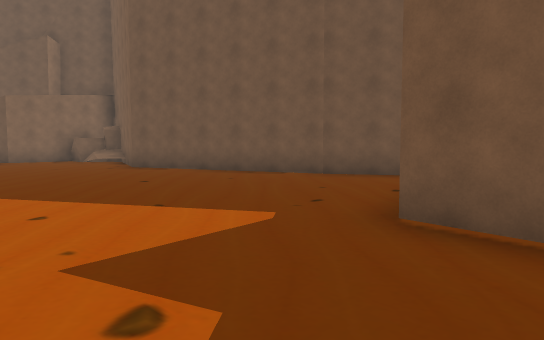
[1] (above)

21 first-person views from a walk through a scene from a Unity 3-D project. The camera is 1.4 m above the floor, tilts 4° down and sees 70° across. The floor is counted in squares, 2 m on a side. Each view is taken from the middle of a square. On the plan, view 1 faces up. The plan holds only what a view shows up to about 11 squares ahead; the rest is blank. The place goes on beyond the plan. The player is left out.

[2]
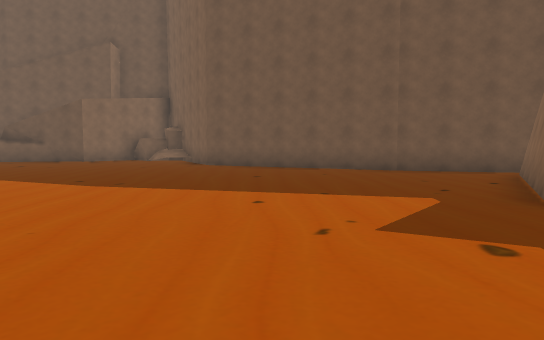

[3]
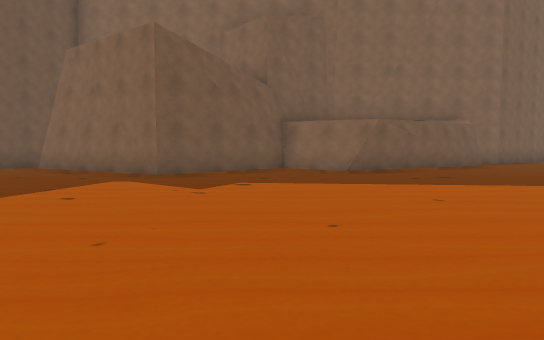

[4]
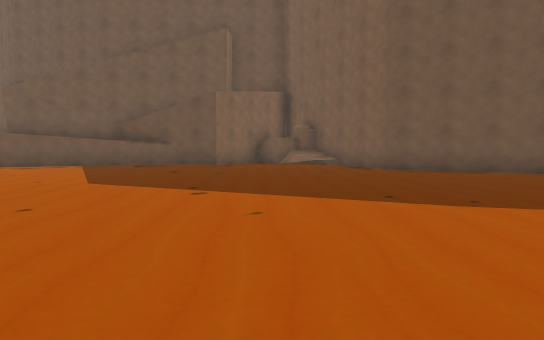

[5]
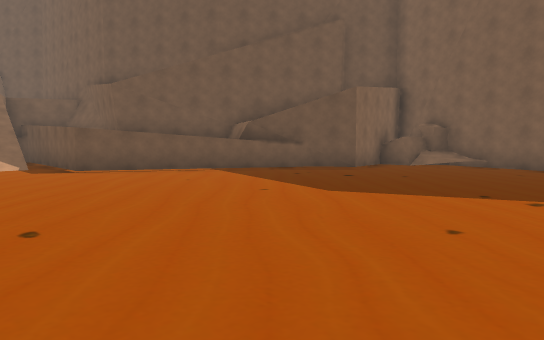

[6]
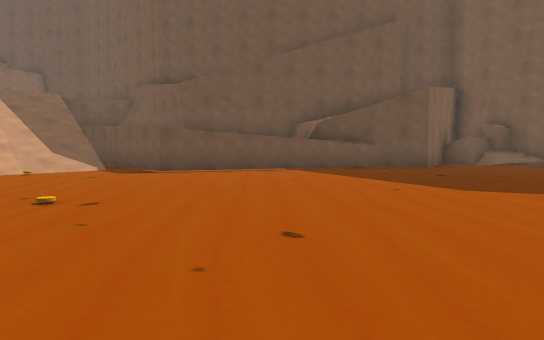

[7]
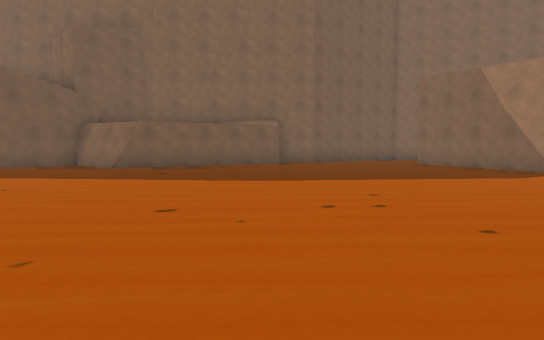

[8]
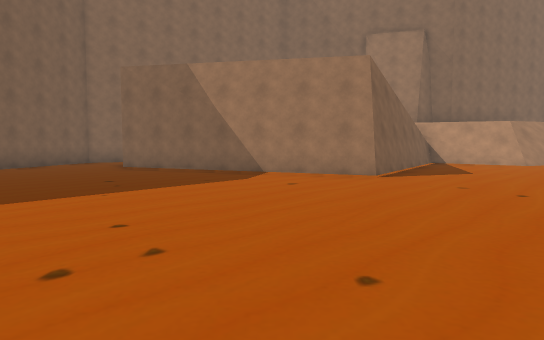

[9]
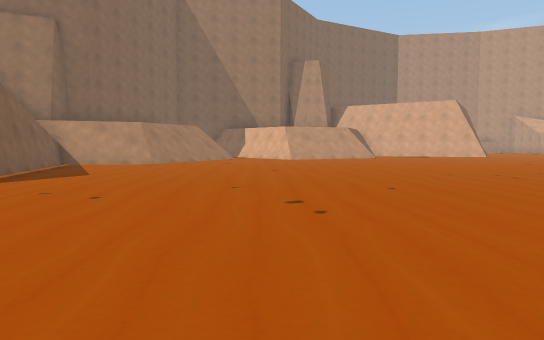

[10]
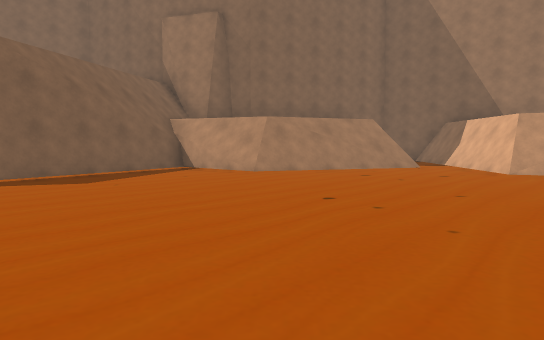

[11]
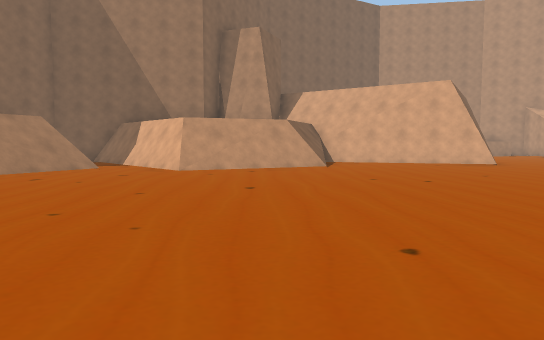

[12]
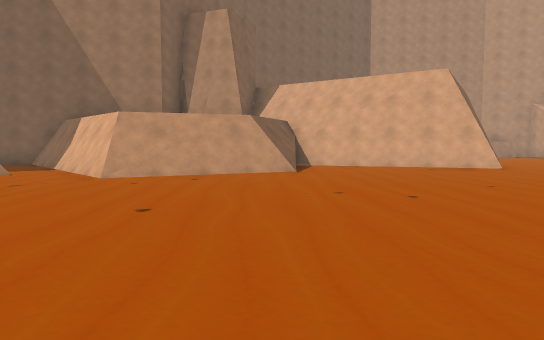

[13]
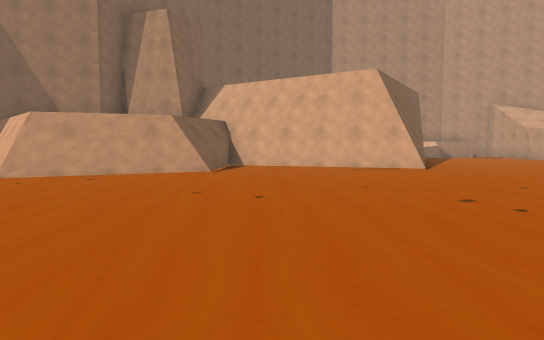

[14]
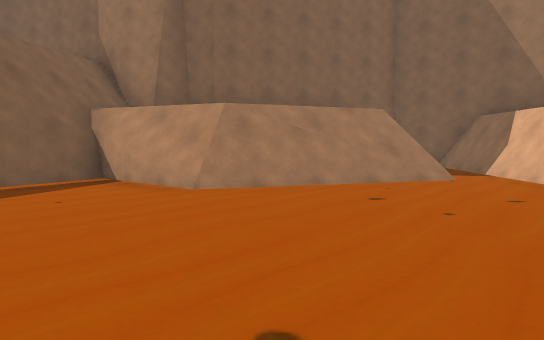

[15]
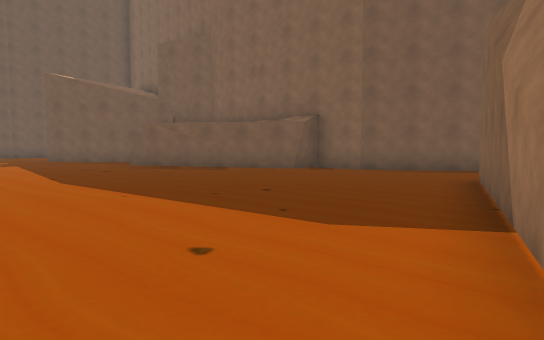

[16]
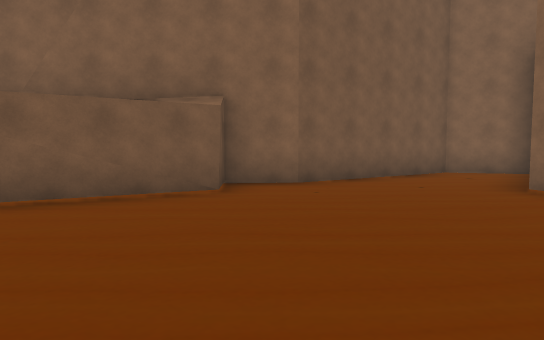

[17]
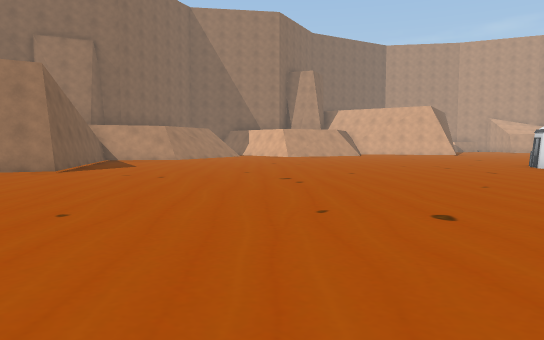

[18]
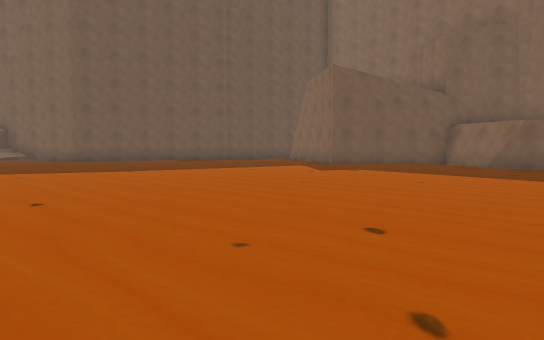

[19]
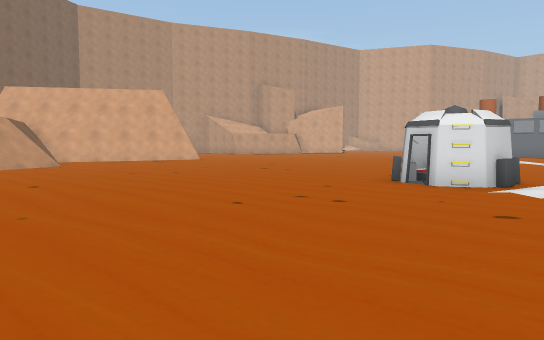

[20]
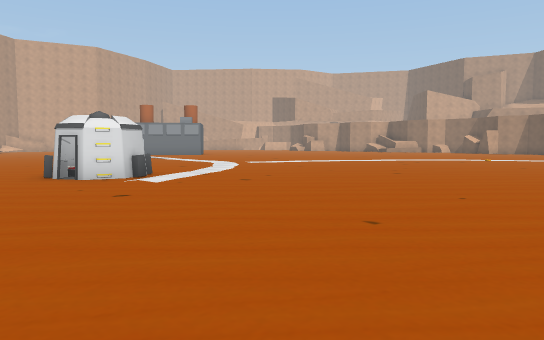

[21]
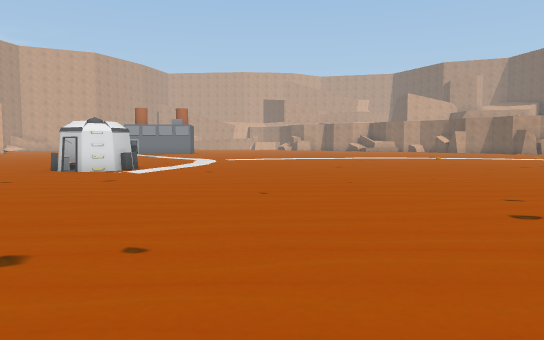

### Floor plan
Points are (right, up) in squares from view 1. A wall is a line through its corners. A room is listed if a view was taken in it or the views show most of it. See-through windows are left out.
Room 1 (views 1, 2, 3, 4, 5, 6, 7, 8, 9, 10, 11, 12, 13, 14, 15, 16, 17, 18, 19, 20, 21)
walls: (-1.6, -12) (4.6, -9.7); (-1.7, -12.4) (0, -11.3); (-15.3, -12.7) (-14.6, -12.9) (-14.3, -13.6) (-14.5, -14.2) (-15.1, -14.5); (4.1, -4.6) (2.4, -1.2) (3.5, 0.7); (3.3, 0.7) (1.1, 3.4) (1.7, 4.2); (3.4, 0.8) (2.9, 1); (4.8, -5.3) (3.1, -2.9); (1.4, 3.7) (3.3, 7.1); (-0.5, -17.9) (-1.8, -12.3); (-4.2, -20.7) (-3.2, -18.8); (1.2, 8.8) (-4.2, 11.3) (-5.1, 13); (7.7, -11.9) (8.1, -10.1) (5.8, -6.5) (5.7, -5.2) (4.5, -5.2); (1.6, -19.4) (0, -16.8); (-7.1, -22.4) (-4, -26); (4.1, 8) (1.1, 8.8); (-9.8, 13) (-15.7, 11.2) (-17.3, 13.1); (-8.5, 13.1) (-8.7, 12.8) (-10.7, 13); (-11.3, -23.4) (-9.6, -22.6); (-6.1, -23.9) (-5.5, -24.6); (-1.5, -24) (-0.1, -20.9) (0.5, -20.6) (0.7, -19.8); (-11.7, -25.1) (-11.6, -24.2); (-11.7, -25.1) (-11.1, -23.5) (-10.5, -23.2); (-16.6, -24.3) (-14, -25.1); (-17.3, -25.1) (-16.9, -24.4)
low walls: (-1.8, -12.3) (-0.8, -11.7); (2.5, -0.5) (3, 0.3); (2.5, -0.4) (3.4, 0.8); (0.1, -17.9) (-0.4, -17); (-4.6, -20.9) (-3.4, -18.7); (1.1, -19.1) (0.5, -18.1); (-11.5, -23.2) (-7.8, -21.5) (-4.1, -25.6); (-11.6, -24.2) (-11.3, -23.4)
objects: other object (-18, 10); other object (-16, 6)

Positions as (right, up) in squares from view 1, and headings:
1: (0, 0), facing up
2: (-2, -1), facing up
3: (-7, 1), facing right
4: (-7, 1), facing up
5: (-11, 2), facing up
6: (-13, 2), facing up
7: (-8, -5), facing right
8: (-6, -5), facing down-right
9: (-7, -6), facing down
10: (-10, -12), facing down-right
11: (-10, -12), facing down
12: (-11, -14), facing down
13: (-13, -14), facing down
14: (-8, -15), facing down-right
15: (-3, -12), facing up-right
16: (-1, -6), facing right
17: (-7, -3), facing down
18: (-9, -4), facing up-right
19: (-8, -11), facing down-left
20: (-7, -10), facing left
21: (-5, -9), facing left
